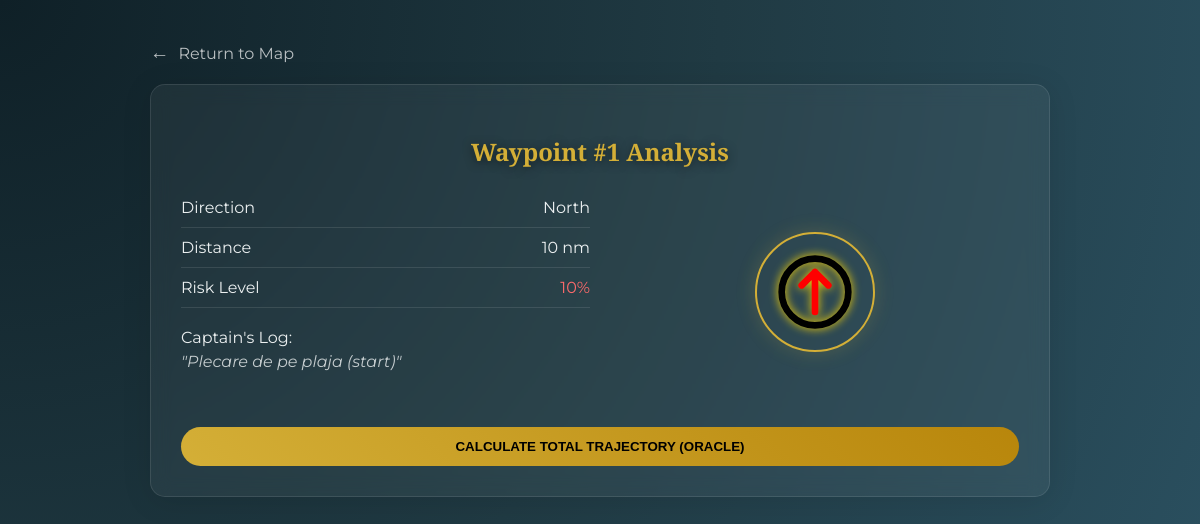
Page /instructions/1/ on the committed database.
### treasure_hunt/models.py (models this page shows, shortened)
class Instruction(models.Model):
    DIRECTION_CHOICES = [
        ('north', 'North'),
        ('north-east', 'North-East'),
        ('east', 'East'),
        ('south-east', 'South-East'),
        ('south', 'South'),
        ('south-west', 'South-West'),
        ('west', 'West'),
        ('north-west', 'North-West'),
        ('none', 'None'), # Adaugat pentru pasul final
    ]
    direction = models.CharField(
        max_length=20,
        choices=DIRECTION_CHOICES,
        help_text="alege directia"
    )
    distance = models.IntegerField(
        validators=[MinValueValidator(0)], # Permitem 0 pentru cufar
        help_text="distanta in mile/km"
    )
    description = models.TextField(
        help_text="descrierea pasului"
    )
    risk_level = models.IntegerField(
        validators=[MinValueValidator(0), MaxValueValidator(100)],
        help_text="cat de periculos e (0-100)",
        default=0
    )
    previous_instruction = models.OneToOneField(
        'self',
        on_delete=models.SET_NULL,
        null=True,
        blank=True,
        related_name='next_instruction',
        help_text="leaga de pasul anterior"
    )

### treasure_hunt/views.py (the view, shortened to what this page needs)
# urls.py: path('instructions/<int:pk>/', views.instruction_detail, name='instruction_detail'),
def instruction_detail(request, pk):
    instruction = get_object_or_404(Instruction, pk=pk)
    total_distance = None
    avg_risk = None
    show_summary = False
    return render(request, 'treasure_hunt/detail.html', {
        'instruction': instruction, 'show_summary': show_summary,
        'total_distance': total_distance, 'avg_risk': avg_risk
    })

### treasure_hunt/templates/treasure_hunt/detail.html (shortened to what this page needs)
{% load static %}
<!DOCTYPE html>
<html lang="en">
<head>
    <link rel="stylesheet" href="{% static 'treasure_hunt/style.css' %}">
</head>
<body>
<div class="container">
    <a href="{% url 'compass' %}" class="back-link">
        <span style="font-size: 1.2rem; margin-right: 5px;">&#8592;</span> Return to Map
    </a>
    <div class="glass-card">
        <h2>Waypoint #{{ instruction.id }} Analysis</h2>
        <div class="detail-grid">
            <div class="info-col">
                <div class="info-row">
                    <span class="info-label">Direction</span>
                    <span class="info-value gold">{{ instruction.get_direction_display }}</span>
                </div>
                <div class="info-row">
                    <span class="info-label">Distance</span>
                    <span class="info-value">{{ instruction.distance }} nm</span>
                </div>
                <div class="info-row">
                    <span class="info-label">Risk Level</span>
                    <span class="info-value" style="color: #ff6b6b;">{{ instruction.risk_level }}%</span>
                </div>
                <div class="info-row" style="border: none; display: block; padding-top: 20px;">
                    <span class="info-label">Captain's Log:</span>
                    <p style="font-style: italic; margin-top: 5px; opacity: 0.8;">"{{ instruction.description }}"</p>
                </div>
            </div>
            <div class="visual-col" style="display: flex; justify-content: center;">
                <div class="compass-circle">
                     <img src="{% static 'treasure_hunt/'|add:instruction.direction|add:'.svg' %}"
                          width="80" height="80"
                          style="filter: drop-shadow(0 0 5px gold);">
                </div>
            </div>
        </div>
        <div style="margin-top: 30px;">
            <a href="?summary=true">
                <button>Calculate Total Trajectory (Oracle)</button>
            </a>
        </div>
    </div>
</div>
</body>
</html>

### treasure_hunt/static/treasure_hunt/style.css (style rules this page uses)
:root { --primary-gold: #d4af37; --glass-bg: rgba(255, 255, 255, 0.05); --glass-border: rgba(255, 255, 255, 0.1); --text-light: #ecf0f1; }
* { box-sizing: border-box; transition: all 0.3s ease; }
body { margin: 0; font-family: 'Montserrat', sans-serif; background: radial-gradient(circle at top left, #0f2027, #203a43, #2c5364); color: var(--text-light); min-height: 100vh; padding: 40px 20px; }
.container { max-width: 900px; margin: 0 auto; }
h1, h2, h3 { font-family: 'Cinzel', serif; color: var(--primary-gold); text-align: center; text-shadow: 0 2px 10px rgba(0,0,0,0.5); }
.glass-card { background: var(--glass-bg); backdrop-filter: blur(10px); border: 1px solid var(--glass-border); border-radius: 15px; padding: 30px; margin-bottom: 30px; box-shadow: 0 4px 30px rgba(0, 0, 0, 0.1); }
button { background: linear-gradient(45deg, var(--primary-gold), #b8860b); color: #000; font-weight: bold; padding: 12px 25px; border: none; border-radius: 50px; cursor: pointer; width: 100%; text-transform: uppercase; }
.back-link { color: rgba(255,255,255,0.7); text-decoration: none; display: block; margin-bottom: 20px; }
.detail-grid { display: grid; grid-template-columns: 1fr 1fr; gap: 20px; align-items: center; }
.info-row { border-bottom: 1px solid rgba(255,255,255,0.1); padding: 10px 0; display: flex; justify-content: space-between; }
.compass-circle { width: 120px; height: 120px; border-radius: 50%; border: 2px solid var(--primary-gold); display: flex; align-items: center; justify-content: center; margin: 0 auto; box-shadow: 0 0 20px rgba(212, 175, 55, 0.2); }

### rows in the picture
Instruction: id "1", direction "North", distance "10", risk_level "10", description "Plecare de pe plaja (start)", direction (picture)
